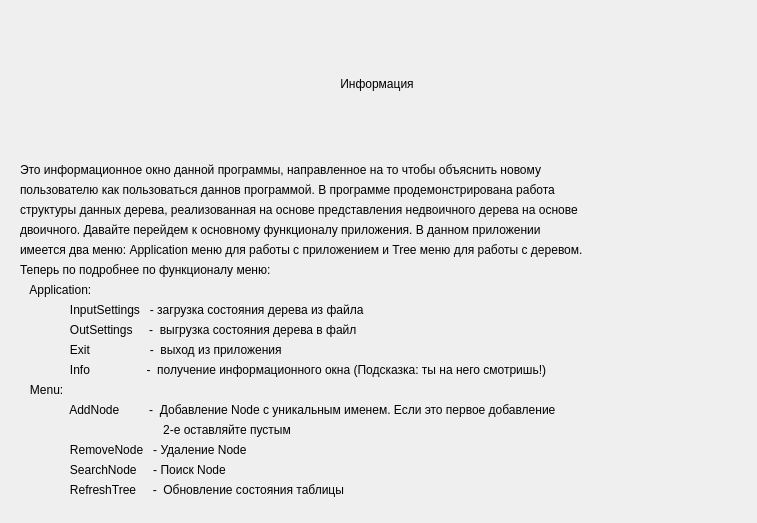
<?xml version="1.0" encoding="UTF-8"?>
<ui version="4.0">
 <class>InfoForm</class>
 <widget class="QWidget" name="InfoForm">
  <property name="geometry">
   <rect>
    <x>0</x>
    <y>0</y>
    <width>757</width>
    <height>523</height>
   </rect>
  </property>
  <property name="sizePolicy">
   <sizepolicy hsizetype="Fixed" vsizetype="Fixed">
    <horstretch>0</horstretch>
    <verstretch>0</verstretch>
   </sizepolicy>
  </property>
  <property name="minimumSize">
   <size>
    <width>757</width>
    <height>523</height>
   </size>
  </property>
  <property name="maximumSize">
   <size>
    <width>757</width>
    <height>523</height>
   </size>
  </property>
  <property name="windowTitle">
   <string>Form</string>
  </property>
  <widget class="QWidget" name="layoutWidget">
   <property name="geometry">
    <rect>
     <x>20</x>
     <y>10</y>
     <width>714</width>
     <height>487</height>
    </rect>
   </property>
   <layout class="QVBoxLayout" name="verticalLayout_4">
    <item>
     <widget class="QLabel" name="label">
      <property name="text">
       <string>Информация</string>
      </property>
      <property name="alignment">
       <set>Qt::AlignCenter</set>
      </property>
     </widget>
    </item>
    <item>
     <layout class="QVBoxLayout" name="verticalLayout_3">
      <item>
       <layout class="QVBoxLayout" name="verticalLayout_2">
        <item>
         <widget class="QLabel" name="label_2">
          <property name="text">
           <string>Это информационное окно данной программы, направленное на то чтобы объяснить новому</string>
          </property>
         </widget>
        </item>
        <item>
         <widget class="QLabel" name="label_3">
          <property name="text">
           <string>пользователю как пользоваться даннов программой. В программе продемонстрирована работа</string>
          </property>
         </widget>
        </item>
        <item>
         <widget class="QLabel" name="label_4">
          <property name="text">
           <string>структуры данных дерева, реализованная на основе представления недвоичного дерева на основе</string>
          </property>
         </widget>
        </item>
        <item>
         <widget class="QLabel" name="label_5">
          <property name="text">
           <string>двоичного. Давайте перейдем к основному функционалу приложения. В данном приложении</string>
          </property>
         </widget>
        </item>
        <item>
         <widget class="QLabel" name="label_6">
          <property name="text">
           <string>имеется два меню: Application меню для работы с приложением и Tree меню для работы с деревом.</string>
          </property>
         </widget>
        </item>
        <item>
         <widget class="QLabel" name="label_8">
          <property name="text">
           <string>Теперь по подробнее по функционалу меню:</string>
          </property>
         </widget>
        </item>
       </layout>
      </item>
      <item>
       <layout class="QVBoxLayout" name="verticalLayout">
        <item>
         <widget class="QLabel" name="label_7">
          <property name="text">
           <string>   Application:</string>
          </property>
         </widget>
        </item>
        <item>
         <widget class="QLabel" name="label_10">
          <property name="text">
           <string>               InputSettings   - загрузка состояния дерева из файла</string>
          </property>
         </widget>
        </item>
        <item>
         <widget class="QLabel" name="label_12">
          <property name="text">
           <string>               OutSettings     -  выгрузка состояния дерева в файл</string>
          </property>
         </widget>
        </item>
        <item>
         <widget class="QLabel" name="label_11">
          <property name="text">
           <string>               Exit                  -  выход из приложения</string>
          </property>
         </widget>
        </item>
        <item>
         <widget class="QLabel" name="label_13">
          <property name="text">
           <string>               Info                 -  получение информационного окна (Подсказка: ты на него смотришь!)</string>
          </property>
         </widget>
        </item>
        <item>
         <widget class="QLabel" name="label_9">
          <property name="text">
           <string>   Menu:</string>
          </property>
         </widget>
        </item>
        <item>
         <widget class="QLabel" name="label_16">
          <property name="text">
           <string>               AddNode         -  Добавление Node с уникальным именем. Если это первое добавление</string>
          </property>
         </widget>
        </item>
        <item>
         <widget class="QLabel" name="label_18">
          <property name="text">
           <string>                                           2-е оставляйте пустым</string>
          </property>
         </widget>
        </item>
        <item>
         <widget class="QLabel" name="label_17">
          <property name="text">
           <string>               RemoveNode   - Удаление Node</string>
          </property>
         </widget>
        </item>
        <item>
         <widget class="QLabel" name="label_15">
          <property name="text">
           <string>               SearchNode     - Поиск Node</string>
          </property>
         </widget>
        </item>
        <item>
         <widget class="QLabel" name="label_14">
          <property name="text">
           <string>               RefreshTree     -  Обновление состояния таблицы</string>
          </property>
         </widget>
        </item>
       </layout>
      </item>
     </layout>
    </item>
   </layout>
  </widget>
 </widget>
 <resources/>
 <connections/>
</ui>
